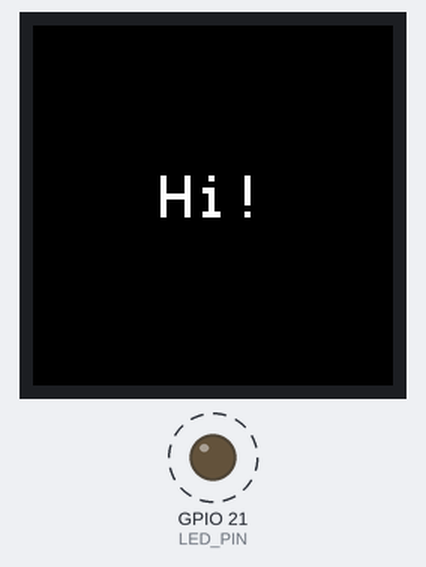
This program was run on a simulated Seeed XIAO ESP32-S3. On the bench: 240×240 colour display, output pins drawn as LEDs (lit = HIGH). Dashed ring = blinking. What the program prints to the serial monitor is not drawn.

Above: at 6.4 s.
Timing chart, 0 to 40.0 s (numbered marks = the images above):
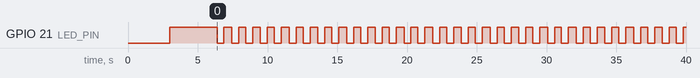

Measured:
- by itself, GPIO 21 (LED_PIN): alternates HIGH for 0.53 s and LOW for 0.50 s

The program:

main.cpp
```cpp
#include <Arduino.h>
#include <Adafruit_GFX.h>
#include <Adafruit_GC9A01A.h>
#include <SPI.h>

// ─── Onboard LED ───
#define LED_PIN 21

// ─── Pin definitions (ALL on LEFT side of XIAO) ───
#define TFT_MOSI 2   // D1 = row 1 -> connects to display SDA
#define TFT_SCK  3   // D2 = row 2 -> connects to display SCL
#define TFT_CS   4   // D3 = row 3 -> connects to display CS
#define TFT_DC   5   // D4 = row 4 -> connects to display DC
#define TFT_RST  6   // D5 = row 5 -> connects to display RST

// Software SPI with explicit pins
Adafruit_GC9A01A tft(TFT_CS, TFT_DC, TFT_MOSI, TFT_SCK, TFT_RST);

void setup() {
    Serial.begin(115200);
    delay(3000);

    pinMode(LED_PIN, OUTPUT);
    digitalWrite(LED_PIN, HIGH);

    Serial.println("=== GC9A01A TEST ===");

    tft.begin();
    tft.setRotation(0);

    Serial.println("Filling RED...");
    tft.fillScreen(GC9A01A_RED);
    delay(1000);

    Serial.println("Filling GREEN...");
    tft.fillScreen(GC9A01A_GREEN);
    delay(1000);

    Serial.println("Filling BLUE...");
    tft.fillScreen(GC9A01A_BLUE);
    delay(1000);

    Serial.println("Drawing text...");
    tft.fillScreen(GC9A01A_BLACK);
    tft.setTextColor(GC9A01A_WHITE);
    tft.setTextSize(4);
    tft.setCursor(85, 100);
    tft.println("Hi!");
}

int colorIndex = 0;
unsigned long lastSwitch = 0;

void loop() {
    digitalWrite(LED_PIN, LOW);
    delay(500);
    digitalWrite(LED_PIN, HIGH);
    delay(500);

    if (millis() - lastSwitch > 2000) {
        lastSwitch = millis();
        switch (colorIndex % 5) {
            case 0: tft.fillScreen(GC9A01A_RED);    break;
            case 1: tft.fillScreen(GC9A01A_GREEN);  break;
            case 2: tft.fillScreen(GC9A01A_BLUE);   break;
            case 3: tft.fillScreen(GC9A01A_YELLOW); break;
            case 4: tft.fillScreen(GC9A01A_WHITE);  break;
        }
        colorIndex++;
    }
}
```
